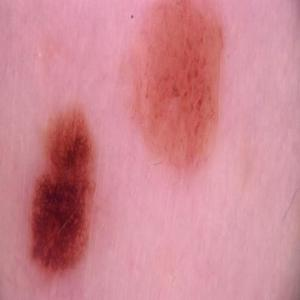
#> input picture src/data/melanoma_cancer_dataset_split/train/benign/melanoma_10095.jpg, 300 x 300 px
$ python split_combined_data.py
#> lines starting #> are read from the running program, lines starting #| are printed output that depends on the picture
import os
import shutil
from pathlib import Path
import random
from tqdm import tqdm
import matplotlib.pyplot as plt
import numpy as np
import cv2

def create_split_directories(base_path):
    """Create the necessary directory structure for the split dataset."""
#> called with base_path = 'melanoma_cancer_dataset_split'
    # Create main directories
    splits = ['train', 'val', 'test']
    classes = ['benign', 'malignant']

    # Create all directories
    for split in splits:
        for class_name in classes:
            os.makedirs(os.path.join(base_path, split, class_name), exist_ok=True)

def split_combined_data(source_path, target_path, train_ratio=0.75, val_ratio=0.15, test_ratio=0.10):
    """
    Split the combined dataset into train, validation, and test sets.

    Args:
        source_path: Path to the combined dataset
        target_path: Path where the split dataset will be created
        train_ratio: Proportion of data for training (default: 0.75)
        val_ratio: Proportion of data for validation (default: 0.15)
        test_ratio: Proportion of data for testing (default: 0.10)
    """
    # Create directory structure
    create_split_directories(target_path)

    # Set random seed for reproducibility
    random.seed(42)

    # Store split information for visualization
    split_info = {}

    # Process each class
    for class_name in ['benign', 'malignant']:
        print(f"\nProcessing {class_name} class...")

        # Get path for the class folder
        class_path = os.path.join(source_path, class_name)

        # Verify directory exists
        if not os.path.exists(class_path):
            print(f"Warning: Class directory not found: {class_path}")
            continue

        # Get all images
        images = [f for f in os.listdir(class_path)
                 if f.endswith(('.jpg', '.jpeg', '.png'))]

        # Shuffle images
        random.shuffle(images)

        # Calculate split sizes
        total_images = len(images)
        train_size = int(total_images * train_ratio)
        val_size = int(total_images * val_ratio)

        # Split the data
        train_images = images[:train_size]
        val_images = images[train_size:train_size + val_size]
        test_images = images[train_size + val_size:]

        # Store split information
        split_info[class_name] = {
            'total': total_images,
            'train': len(train_images),
            'val': len(val_images),
            'test': len(test_images)
        }

        # Print split information
        print(f"Total {class_name} images: {total_images}")
        print(f"Train: {len(train_images)} ({len(train_images)/total_images*100:.1f}%)")
        print(f"Validation: {len(val_images)} ({len(val_images)/total_images*100:.1f}%)")
        print(f"Test: {len(test_images)} ({len(test_images)/total_images*100:.1f}%)")

        # Copy files to their respective directories
        splits = {
            'train': train_images,
            'val': val_images,
            'test': test_images
        }

        for split_name, split_images in splits.items():
            print(f"\nCopying {split_name} images for {class_name}...")
            for img in tqdm(split_images):
                try:
                    src_path = os.path.join(class_path, img)
                    dst_path = os.path.join(target_path, split_name, class_name, img)
                    shutil.copy2(src_path, dst_path)
                except Exception as e:
                    print(f"Error copying {img}: {str(e)}")

    return split_info

def visualize_split(split_info, save_path='results/dataset_split_visualization.png'):
    """Visualize the dataset split."""
#> called with save_path = 'results/dataset_split_visualization.png'
    # Prepare data for plotting
    classes = list(split_info.keys())
    splits = ['train', 'val', 'test']

    # Create figure
    fig, (ax1, ax2) = plt.subplots(1, 2, figsize=(15, 6))

    # Plot 1: Bar chart of split sizes
    x = np.arange(len(classes))
    width = 0.25

    for i, split in enumerate(splits):
        values = [split_info[cls][split] for cls in classes]
        ax1.bar(x + i*width, values, width, label=split.capitalize())

    ax1.set_xlabel('Class')
    ax1.set_ylabel('Number of Images')
    ax1.set_title('Dataset Split by Class')
    ax1.set_xticks(x + width)
    ax1.set_xticklabels([cls.capitalize() for cls in classes])
    ax1.legend()

    # Plot 2: Pie chart of overall split
    total_train = sum(split_info[cls]['train'] for cls in classes)
    total_val = sum(split_info[cls]['val'] for cls in classes)
    total_test = sum(split_info[cls]['test'] for cls in classes)

    ax2.pie([total_train, total_val, total_test],
            labels=['Train', 'Validation', 'Test'],
            autopct='%1.1f%%',
            startangle=90)
    ax2.axis('equal')
    ax2.set_title('Overall Dataset Split')

    plt.tight_layout()

    # Create directory if it doesn't exist
    os.makedirs(os.path.dirname(save_path), exist_ok=True)
    plt.savefig(save_path)
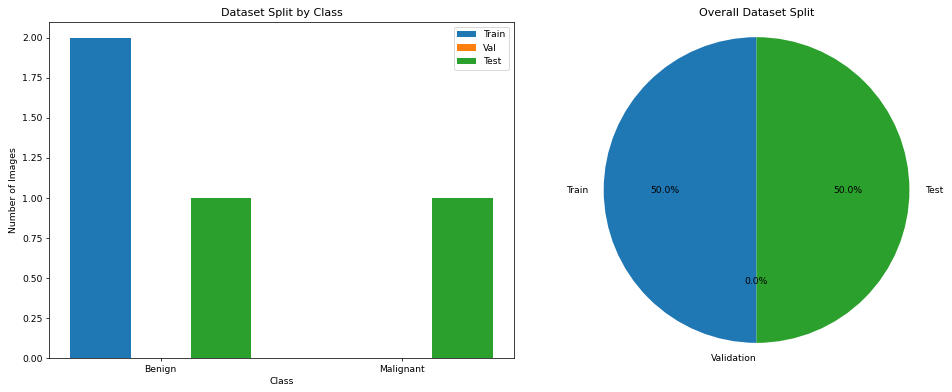
#> figure drawn by matplotlib, 2 panels
    plt.close()

    print(f"Visualization saved to {save_path}")

def verify_split(target_path):
    """Verify the split by counting images in each directory."""
    splits = ['train', 'val', 'test']
    classes = ['benign', 'malignant']

    print("Verifying split:")
    print("-" * 50)

    for split in splits:
        print(f"\n{split.upper()} SET:")
        for class_name in classes:
            path = os.path.join(target_path, split, class_name)
            if os.path.exists(path):
                images = [f for f in os.listdir(path) if f.endswith(('.jpg', '.jpeg', '.png'))]
                print(f"  {class_name.capitalize()}: {len(images)} images")
            else:
                print(f"  {class_name.capitalize()}: Directory not found!")

    print("\n" + "-" * 50)

def display_sample_images(base_path, num_samples=5, random_seed=None):
    """
    Display random sample images from each class with titles and class labels.

    Args:
        base_path: Path to the dataset
        num_samples: Number of samples to display per class
        random_seed: Random seed for reproducibility (optional)
    """
#> called with base_path = 'melanoma_cancer_dataset_split', num_samples = 5
    # Set random seed if provided
    if random_seed is not None:
        random.seed(random_seed)

    fig, axes = plt.subplots(2, num_samples, figsize=(20, 8))

    for i, class_type in enumerate(['benign', 'malignant']):
        path = os.path.join(base_path, 'train', class_type)
        images = [f for f in os.listdir(path) if f.endswith(('.jpg', '.jpeg', '.png'))]

        # Randomly select samples
        selected_images = random.sample(images, min(num_samples, len(images)))

        for j, img_name in enumerate(selected_images):
            img_path = os.path.join(path, img_name)
            img = cv2.imread(img_path)
#> img is the input picture: shape (300, 300, 3); mean B, G, R 144.9, 133.7, 206
            img = cv2.cvtColor(img, cv2.COLOR_BGR2RGB)

            axes[i, j].imshow(img)
            axes[i, j].axis('off')

            # Add title with class and image name
            title = f"{class_type.capitalize()}\n{img_name}"
            axes[i, j].set_title(title, fontsize=10, pad=5)

            if j == 0:
                axes[i, j].set_ylabel(class_type.capitalize(), fontsize=12, fontweight='bold')

    plt.suptitle('Random Sample Images from Each Class', fontsize=14, fontweight='bold', y=1.02)
    plt.tight_layout()
    plt.show()
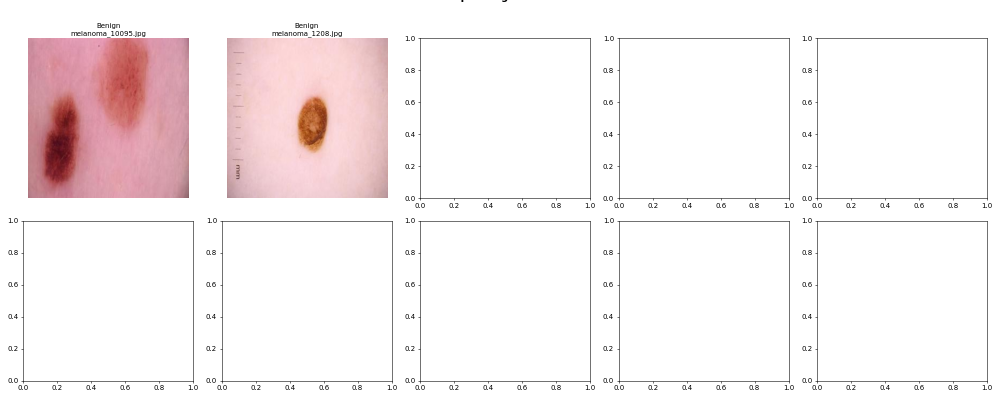
#> figure drawn by matplotlib, 2 panels

if __name__ == "__main__":
    # Define paths
    source_path = "melanoma_cancer_dataset_combined"
    target_path = "melanoma_cancer_dataset_split"

    # Create results directory if it doesn't exist
    os.makedirs('results', exist_ok=True)

    # Perform the split
    split_info = split_combined_data(source_path, target_path)

    # Visualize the split
    visualize_split(split_info)

    # Verify the split
    verify_split(target_path)

    print("\nDataset split completed successfully!")
    print(f"New dataset structure created at: {target_path}")

    # Display sample images
    display_sample_images(target_path)
